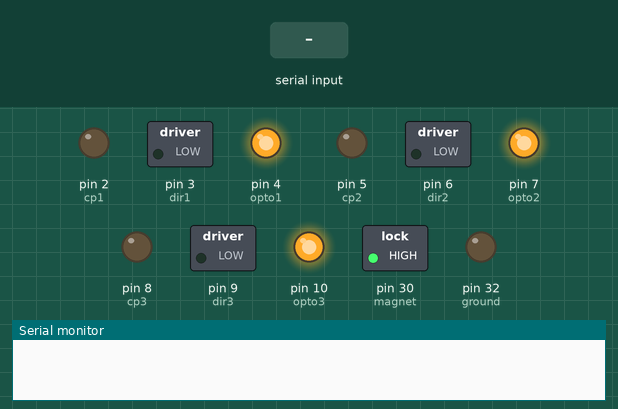
Recording of a sketch running on a simulated Arduino Mega 2560, built with avr-gcc and run on an emulated ATmega2560. Parts: switched loads named in the sketch (green lamp = pin HIGH), output pins drawn as LEDs (lit = HIGH), the last lines printed to the serial monitor. The inputs (shaded band) are chosen by the test bench.

Above: at 1.2 s.
1.3 s: "90,45\n" received over Serial
At 3.4 s:
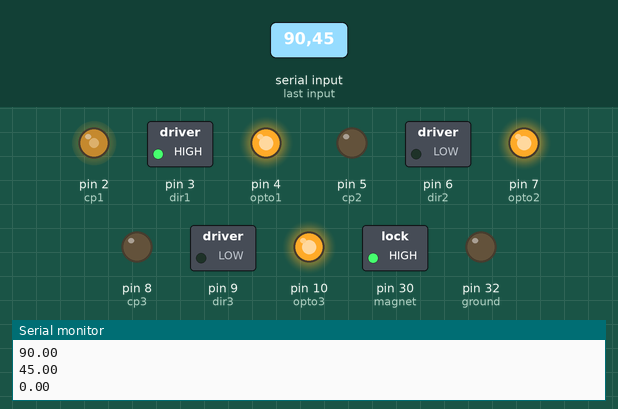
At 5.8 s:
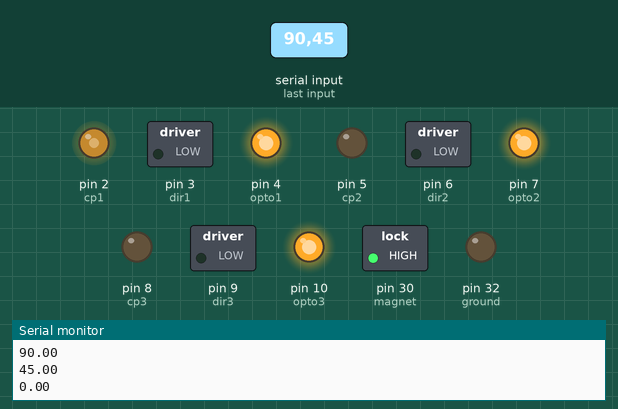
10.3 s: "30,150\n" received over Serial
At 13.7 s:
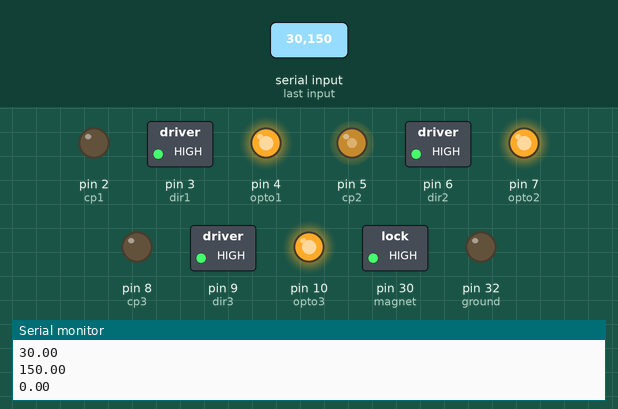
Timing chart, 0 to 19.3 s (numbered marks = the images above; inputs shaded):
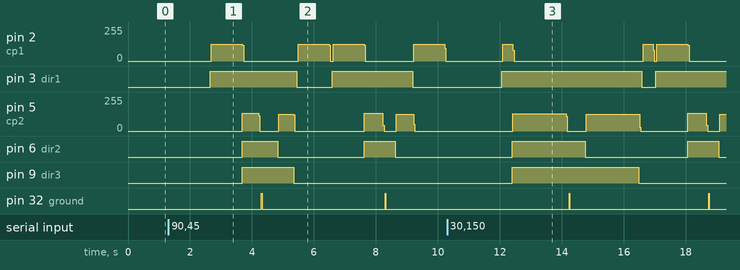

The sketch:

The_Project_1.0.ino
```cpp
//The Electromagnet Setting
////////////////////////////////////
int magnet = 30;
int ground = 32;
////////////////////////////////////
//Robot Arm Setting
///////////////////////////////////////
float theta1 = 0;float theta2 = 0;float theta3 = 0;
int cp1 = 2;int dir1 =3;int opto1 = 4;
int cp2 = 5;int dir2 =6;int opto2 = 7;
int cp3 = 8;int dir3 =9;int opto3 = 10;
int stepdelay = 100; int stop1 = 10*10/1.8;
////////////////////////////////////
//Communication Setting
////////////////////////////////////////
float get_theta[3];
//////////////////////////
/////////////////////////
void setup() {
  Serial.begin(9600);
  pinMode(cp1,OUTPUT);
  pinMode(dir1,OUTPUT);
  pinMode(opto1,OUTPUT);
  pinMode(cp2,OUTPUT);
  pinMode(dir2,OUTPUT);
  pinMode(opto2,OUTPUT);
  pinMode(cp3,OUTPUT);
  pinMode(dir3,OUTPUT);
  pinMode(opto3,OUTPUT);
  pinMode(magnet,OUTPUT);
  pinMode(ground,OUTPUT);
  digitalWrite(magnet,HIGH);
  digitalWrite(ground,HIGH);
  digitalWrite(ground,LOW);
  digitalWrite(opto1,HIGH);
  digitalWrite(opto2,HIGH);
  digitalWrite(opto3,HIGH);
}

void loop()
{
  //////Get the theta////
  //////////////////////
  communication();
  theta1=get_theta[1];
  theta2=get_theta[2];
  theta3=get_theta[3];
  //////////////////////
  //Serial.println("Start Working");
  stepper1(theta1);
  stepper3(theta3);
  stepper2(theta2);

 // magnet_run();
   delay(100);
  digitalWrite(magnet,HIGH);
  digitalWrite(ground,HIGH);
   delay(20);
   digitalWrite(ground,LOW);
  delay(500);
  //Serial.println("Back To Origin");
  stepback2(theta2);
  stepback3(theta3);delay(100);
  stepback1(theta1);delay(100);
  stepper1(90);
  stepper2(50);
 // magnet_stop();
   delay(100);
  digitalWrite(magnet,HIGH);
  digitalWrite(ground,HIGH);
   delay(20);
   digitalWrite(ground,LOW);
   delay(300);
   stepback2(50);
   stepback1(90-2);
   delay(500);
  //Serial.println("Work Done");

}

void magnet_run()
{
  delay(500);
  digitalWrite(magnet,HIGH);
  digitalWrite(ground,HIGH);
   delay(20);
   digitalWrite(ground,LOW);

}

void magnet_stop()
{
  delay(500);
  digitalWrite(magnet,HIGH);
  digitalWrite(ground,HIGH);
   delay(20);
   digitalWrite(ground,LOW);

}

void communication()
{
  int flag = 0;
   while(flag == 0)
  {
    delay(50);
    if(Serial.available() >= 3)
   {
      for(int i=1;i<=3;i++)
     {
       get_theta[i] = Serial.parseFloat();
       delay(50);
       Serial.println(get_theta[i]);
       delay(50);
     }
     flag = 1;
   }
  }

}

void wait_data()
{
  delay(50);
}

void stepper1(float theta)
{
  int w=theta*stop1;
  if (theta >= 0)
  {
    digitalWrite(dir1,HIGH);
  }
  else
  {
    digitalWrite(dir1,LOW);
    w = -(theta*stop1);
  }
  for(int i = 0;i < w;i++)
  {
    digitalWrite(cp1,HIGH);
    delayMicroseconds(stepdelay);
    digitalWrite(cp1,LOW);
    delayMicroseconds(stepdelay);
  }
}

void stepper2(float theta)
{
  int w=theta*stop1;
  if (theta >= 0)
  {
    digitalWrite(dir2,HIGH);
  }
  else
  {
    digitalWrite(dir2,LOW);
    w = -(theta*stop1);
  }
  for(int i = 0;i < w;i++)
  {
    digitalWrite(cp2,HIGH);
    delayMicroseconds(stepdelay);
    digitalWrite(cp2,LOW);
    delayMicroseconds(stepdelay);
  }
}

void stepper3(float theta)
{
  int w=theta*stop1;
  if (theta >= 0)
  {
    digitalWrite(dir3,HIGH);
  }
  else
  {
    digitalWrite(dir3,LOW);
    w = -(theta*stop1);
  }
  for(int i = 0;i < w;i++)
  {
    digitalWrite(cp3,HIGH);
    delayMicroseconds(stepdelay);
    digitalWrite(cp3,LOW);
    delayMicroseconds(stepdelay);
  }
}


void stepback1(float theta)
{
  int w=theta*stop1;
  if (theta >= 0)
  {
    digitalWrite(dir1,LOW);
  }
  else
  {
    digitalWrite(dir1,HIGH);
    w = -(theta*stop1);
  }
  for(int i = 0;i < w;i++)
  {
    digitalWrite(cp1,HIGH);
    delayMicroseconds(stepdelay);
    digitalWrite(cp1,LOW);
    delayMicroseconds(stepdelay);
  }
}

void stepback2(float theta)
{
  int w=theta*stop1;
  if (theta >= 0)
  {
    digitalWrite(dir2,LOW);
  }
  else
  {
    digitalWrite(dir2,HIGH);
    w = -(theta*stop1);
  }
  for(int i = 0;i < w;i++)
  {
    digitalWrite(cp2,HIGH);
    delayMicroseconds(stepdelay);
    digitalWrite(cp2,LOW);
    delayMicroseconds(stepdelay);
  }
}

void stepback3(float theta)
{
  int w=theta*stop1;
  if (theta >= 0)
  {
    digitalWrite(dir3,LOW);
  }
  else
  {
    digitalWrite(dir3,HIGH);
    w = -(theta*stop1);
  }
  for(int i = 0;i < w;i++)
  {
    digitalWrite(cp3,HIGH);
    delayMicroseconds(stepdelay);
    digitalWrite(cp3,LOW);
    delayMicroseconds(stepdelay);
  }
}
```

Measured:
- after the input at 1.3 s, pin 3 (dir1): alternates HIGH for 2.7 s and LOW for 1.1 s, starting after 1.4 s; pin 6 (dir2): alternates HIGH for 1.1 s and LOW for 2.8 s, starting after 2.4 s; pin 9 (dir3): LOW → HIGH after 2.4 s, → LOW 1.7 s later; pin 32 (ground): alternates HIGH for 0.02 s and LOW for 4.0 s, starting after 3.0 s
